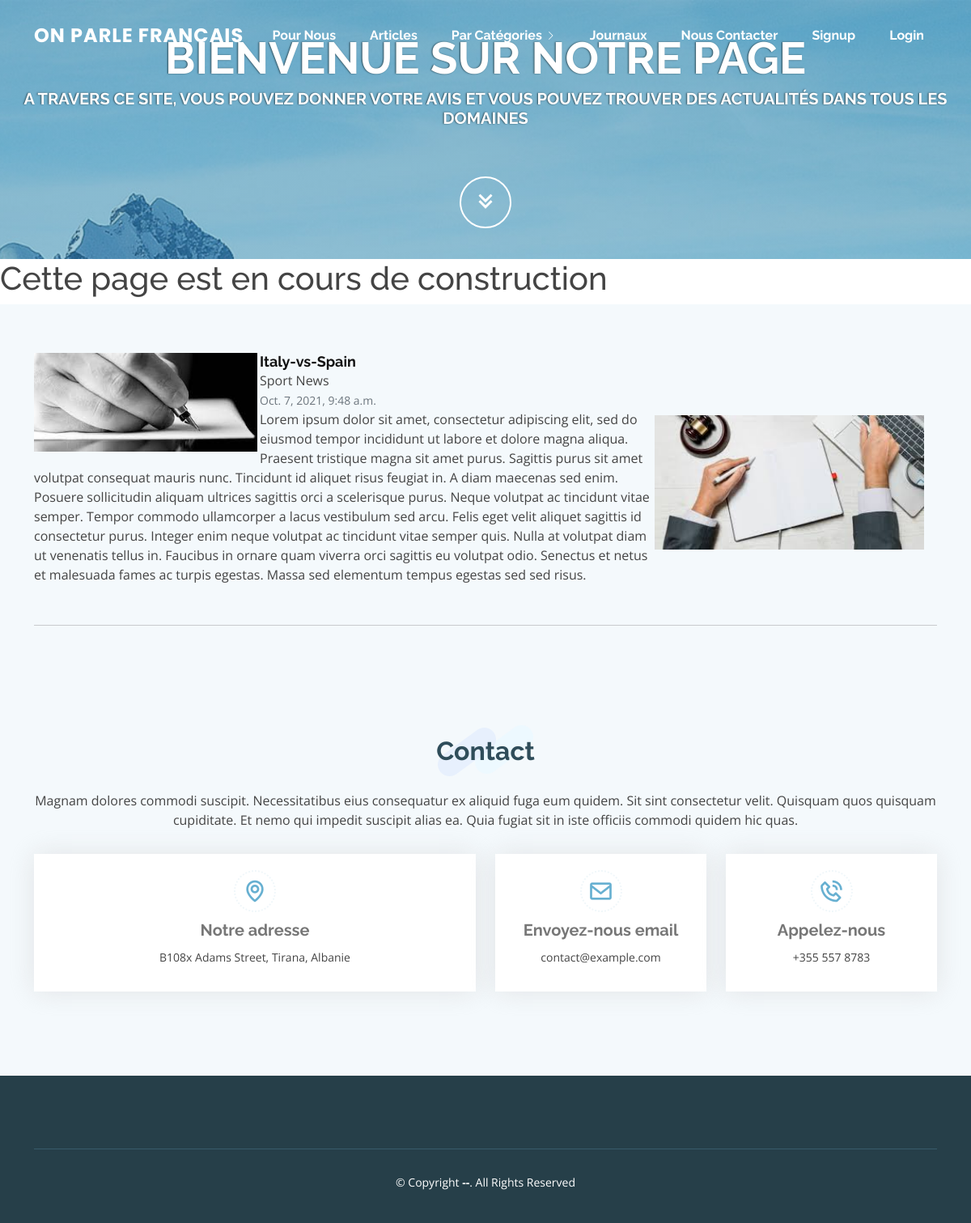
The app's page /single/Italy-Spain with its own data.
### articles/models.py (models this page shows, shortened)
class Article(models.Model):
    HEALTH = 'HL'
    ACTUALITY = 'ACT'
    SPORT = 'SP'
    POLITICS = 'POL'
    BUSINESS = 'BNS'
    ENTERTAINMENT = 'ENTM'
    HISTORY = 'HS'
    LITERATURE = 'LTR'
    CATEGORY_ARTICLE_CHOICES = [
        (HEALTH, 'Health'),
        (ACTUALITY, 'Actuality'),
        (SPORT, 'Sport'),
        (POLITICS, 'Politics'),
        (ENTERTAINMENT, 'Entertainment'),
        (HISTORY, 'History'),
        (LITERATURE, 'Literature'),
    ]
    category = models.CharField(
        max_length=4,
        choices=CATEGORY_ARTICLE_CHOICES,
        default=ACTUALITY,
    )
    title = models.CharField(max_length=1024)
    authors = models.CharField(max_length=1024)
    content = models.TextField()
    authors_image = models.ImageField(upload_to='images/', max_length=100, null=True, blank=True)
    content_image = models.ImageField(upload_to='images/', max_length=100, null=True, blank=True)
    created_at = models.DateTimeField(auto_now_add=True)
    slug = models.SlugField(max_length=1024, null=True, blank=True)
    class Meta:
        ordering = ('created_at',)
    @property
    def authors_image_url(self):
        if self.authors_image and hasattr(self.authors_image, 'url'):
            return self.authors_image.url
        else:
            return "/static/img/authors_default_image.jpg"
    @property
    def content_image_url(self):
        if self.content_image and hasattr(self.content_image, 'url'):
            return self.content_image.url
        else:
            return "/static/img/content_default_image.jpg"

### articles/views.py (the view)
# urls.py: path('single/<slug:slug>', views.ArticleDetailView.as_view(), name='single_article'),
class ArticleDetailView(DetailView):
    template_name = "articles/single_article.html"
    queryset = Article.objects.all()
    context_object_name = "item"

### articles/templates/articles/single_article.html (shortened to what this page needs)
{% extends 'articles/base.html' %} {% load static %} {% block content %}
<section id="testimonials" class="testimonials section-bg">
  <div class="container">
    <div class="row">
      <div class="col-lg-12" data-aos="fade-up" data-aos-delay="100">
        <div class="testimonial-item">
          <img
            src="{{ item.authors_image_url }}"
            class="testimonial-img"
            alt=""
          />
          <img
            src="{{ item.content_image_url }}"
            class="testimonial-content-img"
            alt="content-img"
          />
          <h3>{{ item.title }}</h3>
          {{ item.authors }}
          <br />
          <small class="text-muted">{{item.created_at}}</small>
          <br />
          {{ item.content }}
        </div>
        <hr />
      </div>
    </div>
  </div>
</section>
{% endblock content %}

### static/css/style.css (style rules this page uses)
body { font-family: "Open Sans", sans-serif; color: #444444; }
h1, h2, h3, h4, h5, h6 { font-family: "Raleway", sans-serif; }
section { padding: 60px 0; overflow: hidden; }
.section-bg { background-color: #f4f9fc; }
.testimonials .testimonial-item { box-sizing: content-box; text-align:left; min-height: 320px; }
.testimonials .testimonial-item .testimonial-img { width: 25%; border-radius: 0; float: left; margin: 15px, 5px 0px, 0px; padding-right: 3px; }
.testimonials .testimonial-item .testimonial-content-img { width: 30%; border-radius: 0; float: right; margin: 75px 15px 0px 0px; padding: 2px 1px 0px 1px ; }
.testimonials .testimonial-item h3 { font-size: 18px; font-weight: bold; margin: 0 0 0; color: #111; }

### records on screen
Article: title "Italy-vs-Spain", authors "Sport News", created_at "Oct. 7, 2021, 9:48 a.m.", content "Lorem ipsum dolor sit amet, consectetur adipiscing elit, sed do eiusmod tempor incididunt ut labore et dolore magna aliqua. Praesent tristique magna sit amet purus. Sagittis purus sit amet volutpat consequat mauris nunc. Tincidunt id aliquet risus feugiat in. A diam maecenas sed enim. Posuere sollicitudin aliquam ultrices sagittis orci a scelerisque purus. Neque volutpat ac tincidunt vitae semper. Tempor commodo ullamcorper a lacus vestibulum sed arcu. Felis eget velit aliquet sagittis id consectetur purus. Integer enim neque volutpat ac tincidunt vitae semper quis. Nulla at volutpat diam ut venenatis tellus in. Faucibus in ornare quam viverra orci sagittis eu volutpat odio. Senectus et…"
